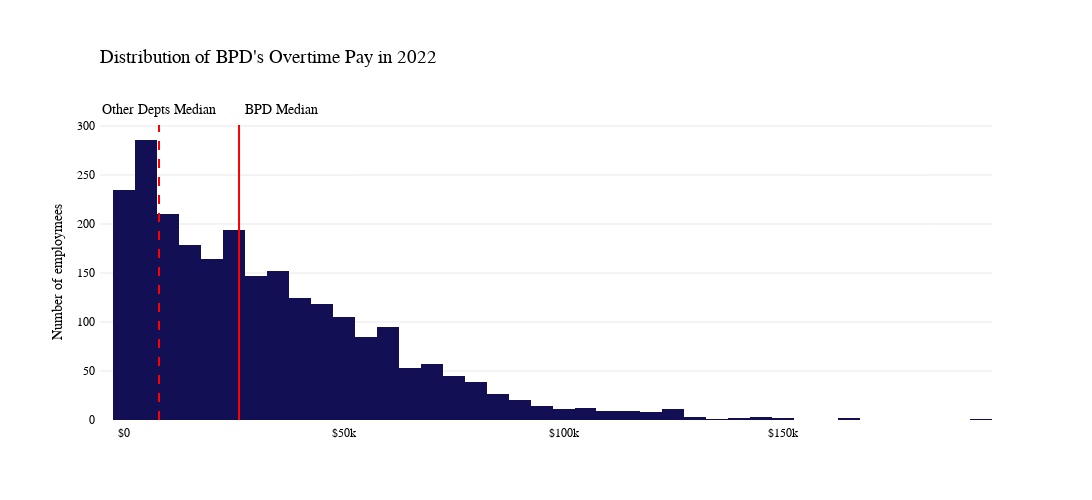

Notebook code cell kept with this figure:
### Code cell
# use plotly to do the thing in above cell
import plotly.express as px
# change the color of bars to #0055aa

# Remove negative values
df = df.drop(df.index[df['OVERTIME'] < 0])

fig.update_traces(marker_color='#0055aa')

# make the background transparent in white
fig.update_layout(plot_bgcolor='rgba(0,0,0,0)')
fig = px.histogram(df, x="OVERTIME", nbins=50, title='<b>Distribution of Overtime Pay</b>', color_discrete_sequence=['#130F54'])
fig.update_layout(font_family="GT America Bold")
# change the frount of thing other than title to GT-America-Standard-regular
fig.update_xaxes(showgrid=False, gridwidth=0.5, gridcolor='LightGray')
# add the kde line

fig.update_yaxes(title_text='Number of employmees')
fig.update_yaxes(showgrid=True, gridwidth=0.5, gridcolor='LightGray')

fig.add_vline(x=df['OVERTIME'].median(), 
    line_width=2, 
    line_color="red", 
    # annotation_text="BPD Median: $" + str(math.trunc(df['OVERTIME'].median())), 
    annotation_text="BPD Median", 
    annotation_position="top",
    annotation=dict(font_size=14, font_color="black", font_family="GT America", xref="x domain", x=0.203, y=1.02)
)

fig.add_vline(x=non_bpd_df['OVERTIME'].median(), 
    line_width=2, 
    line_color="red", 
    line_dash="dash",
    # annotation_text="Other Depts Median: $" + str(math.trunc(non_bpd_df['OVERTIME'].median())), 
    annotation_text="Other Depts Median", 
    annotation_position="top",
    annotation=dict(font_size=14, font_color="black", font_family="GT America", y=1.02)
)

# Font & other aesthetic stuff
fig.update_layout(
    plot_bgcolor='rgba(0,0,0,0)',
    font_family="GT America",
    font_color="black",
    xaxis_title=None,
    xaxis_tickprefix = '$',
    height=500,
    width=1100,
    margin=dict(
        l=100,
        r=100,
        b=80,
        t=125,
        pad=4
    )
    
)

# Customize title
fig.update_layout(
    title=go.layout.Title(
        text="Distribution of BPD's Overtime Pay in 2022",
        xref="paper",
        x=0,
        y=0.9,
        font_family="GT America Bold",
        font_size=19
    )
)

fig.show()

### Figure 1 — Plotly figure (JSON) as saved in the notebook; plotly's stock layout.template omitted (floating-point values rounded to 4 significant figures; data arrays with more than 128 entries replaced by an {"elided": "..."} marker saying what was removed)
{"data": [{"alignmentgroup": "True", "bingroup": "x", "hovertemplate": "OVERTIME=%{x}<br>count=%{y}<extra></extra>", "legendgroup": "", "marker": {"color": "#130F54", "pattern": {"shape": ""}}, "name": "", "nbinsx": 50, "offsetgroup": "", "orientation": "v", "showlegend": false, "type": "histogram", "x": {"elided": "3033 float values"}, "xaxis": "x", "yaxis": "y"}], "layout": {"annotations": [{"font": {"color": "black", "family": "GT America", "size": 14}, "showarrow": false, "text": "BPD Median", "x": 0.203, "xanchor": "center", "xref": "x domain", "y": 1.02, "yanchor": "bottom", "yref": "y domain"}, {"font": {"color": "black", "family": "GT America", "size": 14}, "showarrow": false, "text": "Other Depts Median", "x": 7947.0, "xanchor": "center", "xref": "x", "y": 1.02, "yanchor": "bottom", "yref": "y domain"}], "barmode": "relative", "font": {"color": "black", "family": "GT America"}, "height": 500, "legend": {"tracegroupgap": 0}, "margin": {"b": 80, "l": 100, "pad": 4, "r": 100, "t": 125}, "plot_bgcolor": "rgba(0,0,0,0)", "shapes": [{"line": {"color": "red", "width": 2}, "type": "line", "x0": 26160.0, "x1": 26160.0, "xref": "x", "y0": 0, "y1": 1, "yref": "y domain"}, {"line": {"color": "red", "dash": "dash", "width": 2}, "type": "line", "x0": 7947.0, "x1": 7947.0, "xref": "x", "y0": 0, "y1": 1, "yref": "y domain"}], "title": {"font": {"family": "GT America Bold", "size": 19}, "text": "Distribution of BPD's Overtime Pay in 2022", "x": 0, "xref": "paper", "y": 0.9}, "width": 1100, "xaxis": {"anchor": "y", "domain": [0, 1], "gridcolor": "LightGray", "gridwidth": 0.5, "showgrid": false, "tickprefix": "$", "title": {}}, "yaxis": {"anchor": "x", "domain": [0, 1], "gridcolor": "LightGray", "gridwidth": 0.5, "showgrid": true, "title": {"text": "Number of employmees"}}}}
